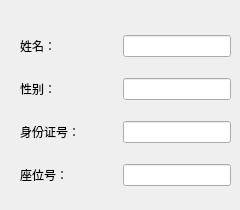
      <widget class="QWidget" name="page">
       <widget class="QWidget" name="layoutWidget">
        <property name="geometry">
         <rect>
          <x>20</x>
          <y>20</y>
          <width>211</width>
          <height>181</height>
         </rect>
        </property>
        <layout class="QVBoxLayout" name="verticalLayout_6">
         <item>
          <layout class="QHBoxLayout" name="horizontalLayout_18">
           <item>
            <widget class="QLabel" name="label_19">
             <property name="sizePolicy">
              <sizepolicy hsizetype="Preferred" vsizetype="Fixed">
               <horstretch>0</horstretch>
               <verstretch>0</verstretch>
              </sizepolicy>
             </property>
             <property name="text">
              <string>姓名：</string>
             </property>
            </widget>
           </item>
           <item>
            <widget class="QLineEdit" name="NameLineEdit">
             <property name="sizePolicy">
              <sizepolicy hsizetype="Fixed" vsizetype="Fixed">
               <horstretch>0</horstretch>
               <verstretch>0</verstretch>
              </sizepolicy>
             </property>
             <property name="layoutDirection">
              <enum>Qt::RightToLeft</enum>
             </property>
             <property name="echoMode">
              <enum>QLineEdit::Normal</enum>
             </property>
             <property name="alignment">
              <set>Qt::AlignLeading|Qt::AlignLeft|Qt::AlignVCenter</set>
             </property>
             <property name="cursorMoveStyle">
              <enum>Qt::VisualMoveStyle</enum>
             </property>
            </widget>
           </item>
          </layout>
         </item>
         <item>
          <layout class="QHBoxLayout" name="horizontalLayout_19">
           <item>
            <widget class="QLabel" name="label_20">
             <property name="sizePolicy">
              <sizepolicy hsizetype="Preferred" vsizetype="Fixed">
               <horstretch>0</horstretch>
               <verstretch>0</verstretch>
              </sizepolicy>
             </property>
             <property name="text">
              <string>性别：</string>
             </property>
            </widget>
           </item>
           <item>
            <widget class="QLineEdit" name="SexLineEdit">
             <property name="sizePolicy">
              <sizepolicy hsizetype="Fixed" vsizetype="Fixed">
               <horstretch>0</horstretch>
               <verstretch>0</verstretch>
              </sizepolicy>
             </property>
            </widget>
           </item>
          </layout>
         </item>
         <item>
          <layout class="QHBoxLayout" name="horizontalLayout_20">
           <item>
            <widget class="QLabel" name="label_17">
             <property name="sizePolicy">
              <sizepolicy hsizetype="Preferred" vsizetype="Fixed">
               <horstretch>0</horstretch>
               <verstretch>0</verstretch>
              </sizepolicy>
             </property>
             <property name="text">
              <string>身份证号：</string>
             </property>
            </widget>
           </item>
           <item>
            <widget class="QLineEdit" name="IDLineEdit">
             <property name="sizePolicy">
              <sizepolicy hsizetype="Fixed" vsizetype="Fixed">
               <horstretch>0</horstretch>
               <verstretch>0</verstretch>
              </sizepolicy>
             </property>
            </widget>
           </item>
          </layout>
         </item>
         <item>
          <layout class="QHBoxLayout" name="horizontalLayout_21">
           <item>
            <widget class="QLabel" name="label_18">
             <property name="sizePolicy">
              <sizepolicy hsizetype="Preferred" vsizetype="Fixed">
               <horstretch>0</horstretch>
               <verstretch>0</verstretch>
              </sizepolicy>
             </property>
             <property name="text">
              <string>座位号：</string>
             </property>
            </widget>
           </item>
           <item>
            <widget class="QLineEdit" name="SeatNumLineEdit">
             <property name="sizePolicy">
              <sizepolicy hsizetype="Fixed" vsizetype="Fixed">
               <horstretch>0</horstretch>
               <verstretch>0</verstretch>
              </sizepolicy>
             </property>
            </widget>
           </item>
          </layout>
         </item>
        </layout>
       </widget>
      </widget>
